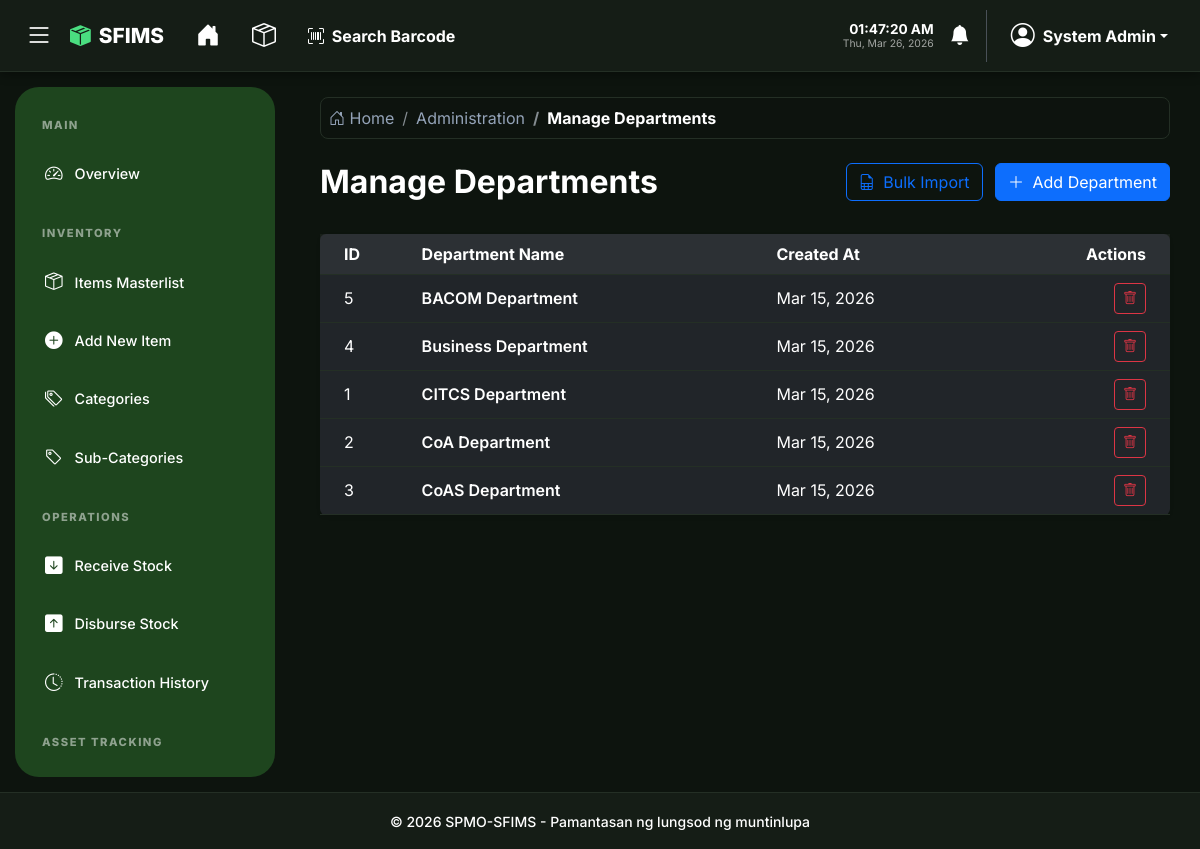
Before: /admin/departments.php (signed in) with the older database file.
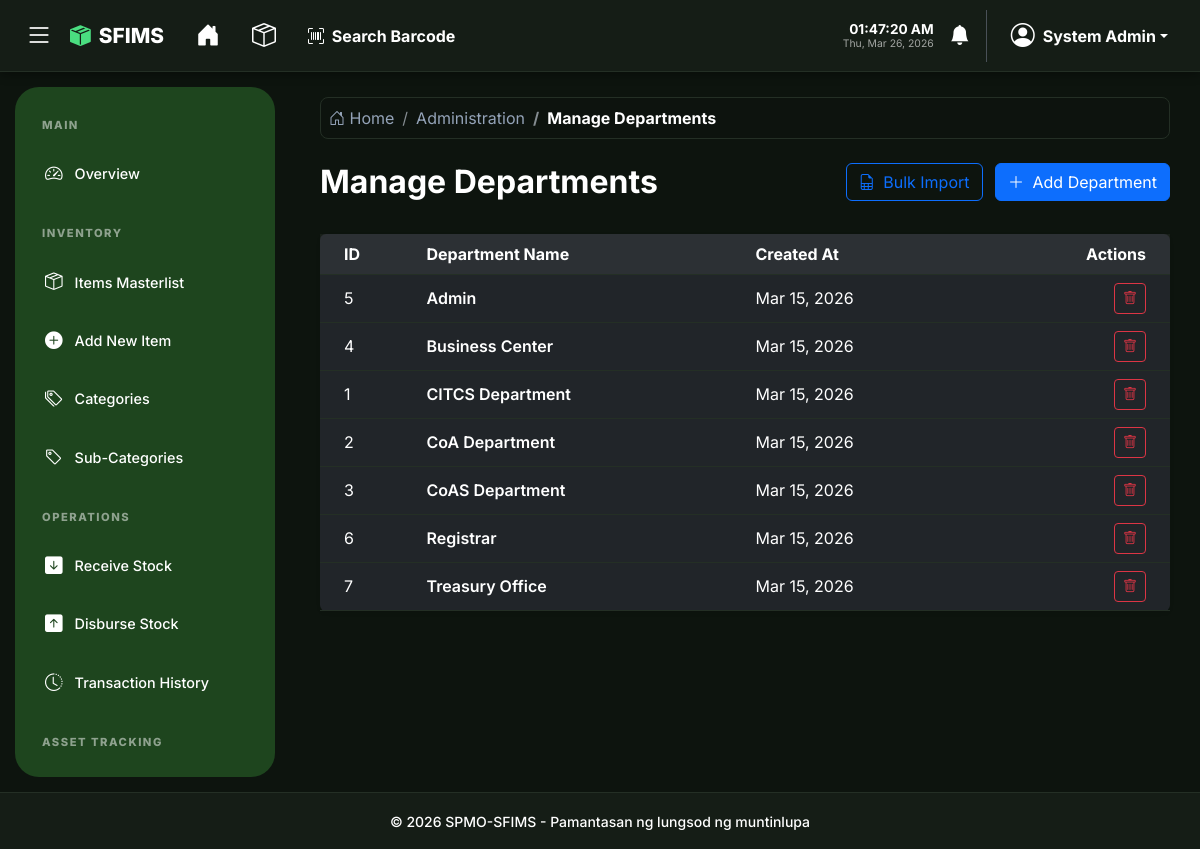
After: the same page with the newer database file.
### tables this page shows
CREATE TABLE IF NOT EXISTS departments (
    id INT AUTO_INCREMENT PRIMARY KEY,
    name VARCHAR(100) NOT NULL UNIQUE,
    created_at TIMESTAMP DEFAULT CURRENT_TIMESTAMP
);

### config/app.php (called while the page is built, shortened)
<?php
function h($string)
{
    return htmlspecialchars($string, ENT_QUOTES, 'UTF-8');
}

### admin/departments.php (the view, shortened to what this page needs)
<?php
require_once '../config/app.php';
$db = Database::getInstance();
$departments = $db->query("SELECT * FROM departments ORDER BY name ASC")->fetchAll();
require_once '../partials/header.php';
?>
<div class="row mb-4">
    <div class="col-md-6">
        <h2 class="fw-bold">Manage Departments</h2>
    </div>
    <div class="col-md-6 text-end">
        <?php if ($_SESSION['role'] === 'Admin'): ?>
            <a href="import_master.php?type=departments" class="btn btn-outline-primary me-2">
                <i class="bi bi-file-earmark-spreadsheet me-1"></i> Bulk Import
            </a>
            <button type="button" class="btn btn-primary" data-bs-toggle="modal" data-bs-target="#addDeptModal">
                <i class="bi bi-plus-lg me-1"></i> Add Department
            </button>
        <?php endif; ?>
    </div>
</div>
<div class="card shadow-sm border-0">
    <div class="card-body p-0">
        <div class="table-responsive">
            <table class="table table-hover align-middle mb-0">
                <thead class="bg-light">
                    <tr>
                        <th class="ps-4">ID</th>
                        <th>Department Name</th>
                        <th>Created At</th>
                        <?php if ($_SESSION['role'] === 'Admin'): ?>
                            <th class="text-end pe-4">Actions</th>
                        <?php endif; ?>
                    </tr>
                </thead>
                <tbody>
                    <?php if ($departments): ?>
                        <?php foreach ($departments as $d): ?>
                            <tr>
                                <td class="ps-4"><?php echo $d['id']; ?></td>
                                <td class="fw-semibold"><?php echo h($d['name']); ?></td>
                                <td><?php echo date('M d, Y', strtotime($d['created_at'])); ?></td>
                                <?php if ($_SESSION['role'] === 'Admin'): ?>
                                    <td class="text-end pe-4">
                                        <form method="POST" action="" class="d-inline">
                                            <button type="submit" class="btn btn-sm btn-outline-danger" onclick="return confirm('Are you sure you want to delete this department?')">
                                                <i class="bi bi-trash"></i>
                                            </button>
                                        </form>
                                    </td>
                                <?php endif; ?>
                            </tr>
                        <?php endforeach; ?>
                    <?php else: ?>
                        <tr>
                            <td colspan="4" class="text-center py-4 text-muted">No departments found.</td>
                        </tr>
                    <?php endif; ?>
                </tbody>
            </table>
        </div>
    </div>
</div>
<?php require_once '../partials/footer.php'; ?>

Changed rows visible on the page:
changed departments id 5: name "BACOM Department" → "Admin"
changed departments id 4: name "Business Department" → "Business Center"
added departments: id "6", name "Registrar", created_at "Mar 15, 2026"
added departments: id "7", name "Treasury Office", created_at "Mar 15, 2026"
